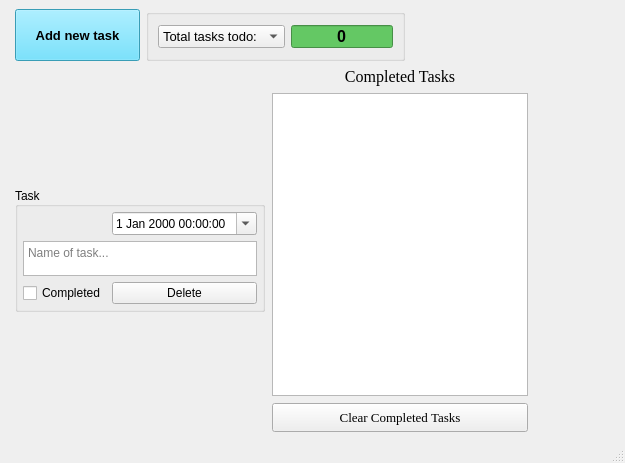
<?xml version="1.0" encoding="UTF-8"?>
<ui version="4.0">
 <class>MainWindow</class>
 <widget class="QMainWindow" name="MainWindow">
  <property name="geometry">
   <rect>
    <x>0</x>
    <y>0</y>
    <width>625</width>
    <height>463</height>
   </rect>
  </property>
  <property name="sizePolicy">
   <sizepolicy hsizetype="Minimum" vsizetype="Preferred">
    <horstretch>0</horstretch>
    <verstretch>0</verstretch>
   </sizepolicy>
  </property>
  <property name="minimumSize">
   <size>
    <width>256</width>
    <height>0</height>
   </size>
  </property>
  <property name="windowTitle">
   <string>MainWindow</string>
  </property>
  <property name="layoutDirection">
   <enum>Qt::LeftToRight</enum>
  </property>
  <property name="autoFillBackground">
   <bool>false</bool>
  </property>
  <property name="styleSheet">
   <string notr="true"/>
  </property>
  <widget class="QWidget" name="centralwidget">
   <layout class="QFormLayout" name="formLayout">
    <property name="labelAlignment">
     <set>Qt::AlignLeading|Qt::AlignLeft|Qt::AlignVCenter</set>
    </property>
    <property name="formAlignment">
     <set>Qt::AlignLeading|Qt::AlignLeft|Qt::AlignTop</set>
    </property>
    <item row="4" column="1">
     <layout class="QHBoxLayout" name="horizontalLayout_3" stretch="1,0">
      <property name="spacing">
       <number>7</number>
      </property>
      <property name="sizeConstraint">
       <enum>QLayout::SetMinimumSize</enum>
      </property>
      <item>
       <layout class="QGridLayout" name="taskGrid">
        <property name="sizeConstraint">
         <enum>QLayout::SetDefaultConstraint</enum>
        </property>
        <property name="leftMargin">
         <number>0</number>
        </property>
        <property name="topMargin">
         <number>0</number>
        </property>
        <property name="horizontalSpacing">
         <number>7</number>
        </property>
        <item row="0" column="0">
         <widget class="QGroupBox" name="task1">
          <property name="sizePolicy">
           <sizepolicy hsizetype="Expanding" vsizetype="Expanding">
            <horstretch>0</horstretch>
            <verstretch>2</verstretch>
           </sizepolicy>
          </property>
          <property name="minimumSize">
           <size>
            <width>0</width>
            <height>0</height>
           </size>
          </property>
          <property name="maximumSize">
           <size>
            <width>250</width>
            <height>125</height>
           </size>
          </property>
          <property name="autoFillBackground">
           <bool>true</bool>
          </property>
          <property name="title">
           <string>Task</string>
          </property>
          <property name="alignment">
           <set>Qt::AlignJustify|Qt::AlignVCenter</set>
          </property>
          <layout class="QGridLayout" name="gridLayout">
           <property name="leftMargin">
            <number>5</number>
           </property>
           <property name="topMargin">
            <number>5</number>
           </property>
           <property name="rightMargin">
            <number>5</number>
           </property>
           <property name="bottomMargin">
            <number>5</number>
           </property>
           <item row="1" column="0" colspan="2">
            <widget class="QTextEdit" name="taskText1">
             <property name="sizePolicy">
              <sizepolicy hsizetype="Expanding" vsizetype="Expanding">
               <horstretch>0</horstretch>
               <verstretch>2</verstretch>
              </sizepolicy>
             </property>
             <property name="placeholderText">
              <string>Name of task...</string>
             </property>
            </widget>
           </item>
           <item row="2" column="0">
            <widget class="QCheckBox" name="compCheck1">
             <property name="sizePolicy">
              <sizepolicy hsizetype="Minimum" vsizetype="Fixed">
               <horstretch>0</horstretch>
               <verstretch>2</verstretch>
              </sizepolicy>
             </property>
             <property name="text">
              <string>Completed</string>
             </property>
            </widget>
           </item>
           <item row="2" column="1">
            <widget class="QPushButton" name="deleteButton1">
             <property name="sizePolicy">
              <sizepolicy hsizetype="Minimum" vsizetype="Fixed">
               <horstretch>0</horstretch>
               <verstretch>2</verstretch>
              </sizepolicy>
             </property>
             <property name="text">
              <string>Delete</string>
             </property>
            </widget>
           </item>
           <item row="0" column="1">
            <widget class="QDateTimeEdit" name="dateTime1">
             <property name="sizePolicy">
              <sizepolicy hsizetype="MinimumExpanding" vsizetype="Fixed">
               <horstretch>0</horstretch>
               <verstretch>2</verstretch>
              </sizepolicy>
             </property>
             <property name="styleSheet">
              <string notr="true"/>
             </property>
             <property name="calendarPopup">
              <bool>true</bool>
             </property>
             <property name="timeSpec">
              <enum>Qt::LocalTime</enum>
             </property>
            </widget>
           </item>
          </layout>
         </widget>
        </item>
       </layout>
      </item>
      <item>
       <layout class="QVBoxLayout" name="compTaskBox" stretch="0,1,0">
        <property name="sizeConstraint">
         <enum>QLayout::SetDefaultConstraint</enum>
        </property>
        <item>
         <widget class="QLabel" name="compTaskLabel">
          <property name="sizePolicy">
           <sizepolicy hsizetype="Fixed" vsizetype="Preferred">
            <horstretch>0</horstretch>
            <verstretch>0</verstretch>
           </sizepolicy>
          </property>
          <property name="minimumSize">
           <size>
            <width>0</width>
            <height>0</height>
           </size>
          </property>
          <property name="maximumSize">
           <size>
            <width>256</width>
            <height>16777215</height>
           </size>
          </property>
          <property name="font">
           <font>
            <family>Georgia</family>
            <pointsize>12</pointsize>
           </font>
          </property>
          <property name="frameShape">
           <enum>QFrame::NoFrame</enum>
          </property>
          <property name="text">
           <string>Completed Tasks</string>
          </property>
          <property name="textFormat">
           <enum>Qt::PlainText</enum>
          </property>
          <property name="scaledContents">
           <bool>false</bool>
          </property>
          <property name="alignment">
           <set>Qt::AlignHCenter|Qt::AlignTop</set>
          </property>
          <property name="margin">
           <number>0</number>
          </property>
         </widget>
        </item>
        <item>
         <widget class="QListWidget" name="compTaskList">
          <property name="sizePolicy">
           <sizepolicy hsizetype="Fixed" vsizetype="Expanding">
            <horstretch>0</horstretch>
            <verstretch>2</verstretch>
           </sizepolicy>
          </property>
          <property name="font">
           <font>
            <family>Georgia</family>
            <pointsize>12</pointsize>
            <kerning>true</kerning>
           </font>
          </property>
          <property name="alternatingRowColors">
           <bool>false</bool>
          </property>
          <property name="resizeMode">
           <enum>QListView::Fixed</enum>
          </property>
          <property name="sortingEnabled">
           <bool>false</bool>
          </property>
         </widget>
        </item>
        <item>
         <widget class="QPushButton" name="compTaskClr">
          <property name="sizePolicy">
           <sizepolicy hsizetype="MinimumExpanding" vsizetype="MinimumExpanding">
            <horstretch>0</horstretch>
            <verstretch>2</verstretch>
           </sizepolicy>
          </property>
          <property name="minimumSize">
           <size>
            <width>0</width>
            <height>0</height>
           </size>
          </property>
          <property name="maximumSize">
           <size>
            <width>256</width>
            <height>29</height>
           </size>
          </property>
          <property name="font">
           <font>
            <family>Georgia</family>
            <pointsize>10</pointsize>
            <weight>50</weight>
            <bold>false</bold>
            <underline>false</underline>
           </font>
          </property>
          <property name="text">
           <string>Clear Completed Tasks</string>
          </property>
         </widget>
        </item>
       </layout>
      </item>
     </layout>
    </item>
    <item row="1" column="1">
     <layout class="QHBoxLayout" name="horizontalLayout_4">
      <property name="sizeConstraint">
       <enum>QLayout::SetFixedSize</enum>
      </property>
      <item>
       <widget class="QPushButton" name="newTaskButton">
        <property name="sizePolicy">
         <sizepolicy hsizetype="Expanding" vsizetype="Expanding">
          <horstretch>0</horstretch>
          <verstretch>0</verstretch>
         </sizepolicy>
        </property>
        <property name="maximumSize">
         <size>
          <width>125</width>
          <height>52</height>
         </size>
        </property>
        <property name="font">
         <font>
          <pointsize>10</pointsize>
          <weight>75</weight>
          <italic>false</italic>
          <bold>true</bold>
         </font>
        </property>
        <property name="styleSheet">
         <string notr="true">background-color: rgb(80, 220, 255);</string>
        </property>
        <property name="text">
         <string>Add new task</string>
        </property>
       </widget>
      </item>
      <item>
       <widget class="QGroupBox" name="tasksLeftGroup">
        <property name="sizePolicy">
         <sizepolicy hsizetype="Expanding" vsizetype="Expanding">
          <horstretch>0</horstretch>
          <verstretch>0</verstretch>
         </sizepolicy>
        </property>
        <property name="maximumSize">
         <size>
          <width>259</width>
          <height>52</height>
         </size>
        </property>
        <property name="title">
         <string/>
        </property>
        <layout class="QGridLayout" name="gridLayout_2">
         <item row="0" column="1">
          <widget class="QComboBox" name="dropdownList">
           <property name="font">
            <font>
             <pointsize>10</pointsize>
            </font>
           </property>
           <property name="currentText">
            <string>Total tasks todo:</string>
           </property>
           <item>
            <property name="text">
             <string>Total tasks todo:</string>
            </property>
           </item>
          </widget>
         </item>
         <item row="0" column="2">
          <widget class="QSpinBox" name="numDisplay">
           <property name="font">
            <font>
             <pointsize>12</pointsize>
             <weight>75</weight>
             <bold>true</bold>
            </font>
           </property>
           <property name="styleSheet">
            <string notr="true">alternate-background-color: rgb(200,100,100);
background-color: rgb(100,200,100);

</string>
           </property>
           <property name="alignment">
            <set>Qt::AlignCenter</set>
           </property>
           <property name="readOnly">
            <bool>true</bool>
           </property>
           <property name="buttonSymbols">
            <enum>QAbstractSpinBox::NoButtons</enum>
           </property>
           <property name="value">
            <number>0</number>
           </property>
          </widget>
         </item>
        </layout>
       </widget>
      </item>
     </layout>
    </item>
   </layout>
  </widget>
  <widget class="QMenuBar" name="menubar">
   <property name="geometry">
    <rect>
     <x>0</x>
     <y>0</y>
     <width>625</width>
     <height>26</height>
    </rect>
   </property>
  </widget>
  <widget class="QStatusBar" name="statusbar"/>
 </widget>
 <resources/>
 <connections/>
</ui>
